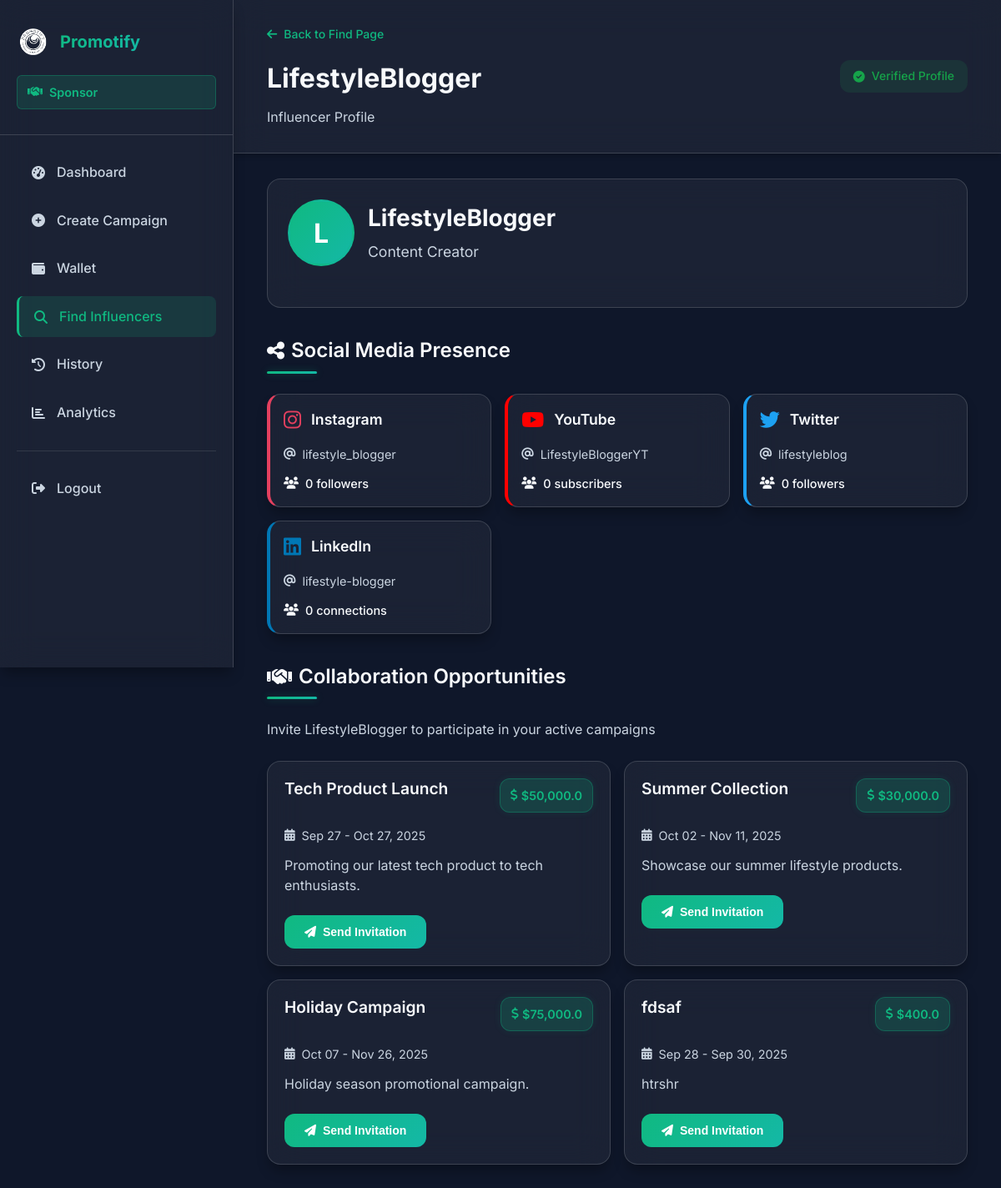
The app's page /sview_influencer/2 (signed in) with its own data.
### models.py (models this page shows, shortened)
class Influencer(db.Model):
    id = db.Column(db.Integer, primary_key=True)
    username = db.Column(db.String(15), unique=True, nullable=False)
    email = db.Column(db.String(30), unique=True, nullable=False)
    password = db.Column(db.String(10), nullable=False)
    instagram = db.Column(db.String(15), unique=True, nullable=True)
    linkedin = db.Column(db.String(20), unique=True, nullable=True)
    twitter = db.Column(db.String(20), unique=True, nullable=True)
    youtube = db.Column(db.String(20), unique=True, nullable=True)
    bio = db.Column(db.Text, nullable=True)
    niche = db.Column(db.String(100), nullable=True)  # Primary niche
    secondary_niches = db.Column(db.String(200), nullable=True)  # JSON string for multiple niches
    instagram_followers = db.Column(db.Integer, default=0)
    youtube_subscribers = db.Column(db.Integer, default=0)
    twitter_followers = db.Column(db.Integer, default=0)
    linkedin_connections = db.Column(db.Integer, default=0)
    instagram_url = db.Column(db.String(200), nullable=True)
    youtube_url = db.Column(db.String(200), nullable=True)
    twitter_url = db.Column(db.String(200), nullable=True)
    linkedin_url = db.Column(db.String(200), nullable=True)
    engagement_rate = db.Column(db.Float, default=0.0)  # Average engagement rate
    profile_verified = db.Column(db.Boolean, default=False)
    profile_picture = db.Column(db.String(200), nullable=True)  # Path to profile picture
    last_profile_update = db.Column(db.DateTime, default=datetime.utcnow)
    wallet_balance = db.Column(db.Float, default=0.0, nullable=False)
    bank_account = db.Column(db.String(20), nullable=True)
    ifsc_code = db.Column(db.String(11), nullable=True)
    date_joined = db.Column(db.DateTime, default=datetime.utcnow)
    campaigns = db.relationship('Campaign', secondary='application',
                                primaryjoin="and_(Influencer.id==Application.influencer_id, Application.status=='accepted')",
                                backref=db.backref('accepted_influencers', lazy='dynamic'))
    def get_total_followers(self):
        return sum([
            self.instagram_followers or 0,
            self.youtube_subscribers or 0,
            self.twitter_followers or 0,
            self.linkedin_connections or 0
        ])
    def get_secondary_niches_list(self):
        import json
        try:
            return json.loads(self.secondary_niches) if self.secondary_niches else []
        except:
            return []

class Campaign(db.Model):
    id = db.Column(db.Integer, primary_key=True)
    sponsor_id = db.Column(db.Integer, db.ForeignKey('sponsor.id', ondelete='CASCADE'), nullable=False)
    name = db.Column(db.String(15), nullable=False)
    description = db.Column(db.Text, nullable=True)
    start_date = db.Column(db.Date, nullable=False)
    end_date = db.Column(db.Date, nullable=False)
    budget = db.Column(db.Float, nullable=False)
    status = db.Column(db.String(50))
    created_at = db.Column(db.DateTime, default=datetime.utcnow)
    sponsor = db.relationship('Sponsor', backref=db.backref('campaigns', lazy=True, cascade='all, delete-orphan'))
    influencers = db.relationship('Influencer', secondary='application',
                                  primaryjoin="and_(Campaign.id==Application.campaign_id, Application.status=='accepted')",
                                  backref=db.backref('accepted_campaigns', lazy='dynamic'))

### routes.py (the view)
    @app.route('/sview_influencer/<int:influencer_id>')
    def sview_influencer_profile(influencer_id):
        if 'sponsor_id' not in session:
            flash('You need to log in first.', 'error')
            return redirect(url_for('spon_log'))
        sponsor = Sponsor.query.get(session['sponsor_id'])
        influencer = Influencer.query.get_or_404(influencer_id)
        search_query = request.args.get('search', '')
        campaign_context = request.args.get('campaign', '')
        sponsor_campaigns = Campaign.query.filter_by(
            sponsor_id=sponsor.id
        ).filter(
            Campaign.end_date >= datetime.now().date()
        ).all()
        return render_template('sponsor_view_influencer.html',
                               influencer=influencer,
                               sponsor=sponsor,
                               sponsor_campaigns=sponsor_campaigns,
                               search_query=search_query,
                               campaign_context=campaign_context)

### templates/sponsor_view_influencer.html (shortened to what this page needs)
<!DOCTYPE html>
<html lang="en">
<head>
    <link rel="stylesheet" href="{{ url_for('static', filename='css/sponsor_view_influencer.css') }}">
    <link rel="stylesheet" href="https://cdnjs.cloudflare.com/ajax/libs/font-awesome/6.4.0/css/all.min.css">
</head>
<body>
    <div class="background">
        <div class="shape shape-1"></div>
        <div class="shape shape-2"></div>
        <div class="shape shape-3"></div>
    </div>
    <aside class="sidebar">
        <div class="sidebar-header">
            <div class="logo">
                <img src="{{ url_for('static', filename='images/promotify.png') }}" alt="Promotify">
                <span class="logo-text">Promotify</span>
            </div>
            <div class="sponsor-badge">
                <i class="fas fa-handshake"></i>
                <span>Sponsor</span>
            </div>
        </div>
        <nav class="sidebar-nav">
            <ul>
                <li class="nav-item">
                    <a href="{{ url_for('spon_dash') }}" class="nav-link">
                        <i class="fas fa-tachometer-alt"></i>
                        <span>Dashboard</span>
                    </a>
                </li>
                <li class="nav-item">
                    <a href="{{ url_for('spon_camp') }}" class="nav-link">
                        <i class="fas fa-plus-circle"></i>
                        <span>Create Campaign</span>
                    </a>
                </li>
                <li class="nav-item">
                    <a href="{{ url_for('sponsor_wallet') }}" class="nav-link">
                        <i class="fas fa-wallet"></i>
                        <span>Wallet</span>
                    </a>
                </li>
                <li class="nav-item active">
                    <a href="{{ url_for('sfind') }}" class="nav-link">
                        <i class="fas fa-search"></i>
                        <span>Find Influencers</span>
                    </a>
                </li>
                <li class="nav-item">
                    <a href="{{ url_for('sponsor_history') }}" class="nav-link">
                        <i class="fas fa-history"></i>
                        <span>History</span>
                    </a>
                </li>
                <li class="nav-item">
                    <a href="{{ url_for('sstats') }}" class="nav-link">
                        <i class="fas fa-chart-bar"></i>
                        <span>Analytics</span>
                    </a>
                </li>
                <li class="nav-item logout">
                    <a href="{{ url_for('spon_logout') }}" class="nav-link">
                        <i class="fas fa-sign-out-alt"></i>
                        <span>Logout</span>
                    </a>
                </li>
            </ul>
        </nav>
    </aside>
    <main class="main-content">
        <header class="content-header">
            <div class="header-left">
                {% if campaign_context %}
                    <a href="{{ url_for('spon_dash') }}" class="back-btn">
                        <i class="fas fa-arrow-left"></i>
                        Back to Dashboard
                    </a>
                {% elif search_query %}
                    <a href="{{ url_for('sfind', search=search_query) }}" class="back-btn">
                        <i class="fas fa-arrow-left"></i>
                        Back to Search Results
                    </a>
                {% else %}
                    <a href="{{ url_for('sfind') }}" class="back-btn">
                        <i class="fas fa-arrow-left"></i>
                        Back to Find Page
                    </a>
                {% endif %}
                <h1>{{ influencer.username }}</h1>
                {% if campaign_context %}
                    <p class="header-subtitle">Applied for: {{ campaign_context }}</p>
                {% else %}
                    <p class="header-subtitle">Influencer Profile</p>
                {% endif %}
            </div>
            <div class="header-actions">
                <div class="verified-badge">
                    <i class="fas fa-check-circle"></i>
                    <span>Verified Profile</span>
                </div>
            </div>
        </header>
        <div class="content">
            <div class="profile-overview">
                <div class="profile-card">
                    <div class="profile-header">
                        <div class="profile-avatar">
                            {{ influencer.username[0].upper() }}
                        </div>
                        <div class="profile-info">
                            <h2 class="profile-name">{{ influencer.username }}</h2>
                            <p class="profile-role">Content Creator</p>
                        </div>
                    </div>
                </div>
            </div>
            <div class="social-media-section">
                <h2 class="section-title">
                    <i class="fas fa-share-alt"></i>
                    Social Media Presence
                </h2>
                <div class="social-platforms-grid">
                    {% if influencer.instagram or influencer.instagram_followers %}
                    <div class="social-platform instagram">
                        <div class="platform-header">
                            <i class="fab fa-instagram"></i>
                            <h3>Instagram</h3>
                        </div>
                        <div class="platform-details">
                            {% if influencer.instagram %}
                                <div class="platform-handle">
                                    <i class="fas fa-at"></i>
                                    <span>{{ influencer.instagram }}</span>
                                </div>
                            {% endif %}
                            <div class="platform-followers">
                                <i class="fas fa-users"></i>
                                <span>{{ "{:,}".format(influencer.instagram_followers) if influencer.instagram_followers else '0' }} followers</span>
                            </div>
                        </div>
                    </div>
                    {% endif %}
                    {% if influencer.youtube or influencer.youtube_subscribers %}
                    <div class="social-platform youtube">
                        <div class="platform-header">
                            <i class="fab fa-youtube"></i>
                            <h3>YouTube</h3>
                        </div>
                        <div class="platform-details">
                            {% if influencer.youtube %}
                                <div class="platform-handle">
                                    <i class="fas fa-at"></i>
                                    <span>{{ influencer.youtube }}</span>
                                </div>
                            {% endif %}
                            <div class="platform-followers">
                                <i class="fas fa-users"></i>
                                <span>{{ "{:,}".format(influencer.youtube_subscribers) if influencer.youtube_subscribers else '0' }} subscribers</span>
                            </div>
                        </div>
                    </div>
                    {% endif %}
                    {% if influencer.twitter or influencer.twitter_followers %}
                    <div class="social-platform twitter">
                        <div class="platform-header">
                            <i class="fab fa-twitter"></i>
                            <h3>Twitter</h3>
                        </div>
                        <div class="platform-details">
                            {% if influencer.twitter %}
                                <div class="platform-handle">
                                    <i class="fas fa-at"></i>
                                    <span>{{ influencer.twitter }}</span>
                                </div>
                            {% endif %}
                            <div class="platform-followers">
                                <i class="fas fa-users"></i>
                                <span>{{ "{:,}".format(influencer.twitter_followers) if influencer.twitter_followers else '0' }} followers</span>
                            </div>
                        </div>
                    </div>
                    {% endif %}
                    {% if influencer.linkedin or influencer.linkedin_connections %}
                    <div class="social-platform linkedin">
                        <div class="platform-header">
                            <i class="fab fa-linkedin"></i>
                            <h3>LinkedIn</h3>
                        </div>
                        <div class="platform-details">
                            {% if influencer.linkedin %}
                                <div class="platform-handle">
                                    <i class="fas fa-at"></i>
                                    <span>{{ influencer.linkedin }}</span>
                                </div>
                            {% endif %}
                            <div class="platform-followers">
                                <i class="fas fa-users"></i>
                                <span>{{ "{:,}".format(influencer.linkedin_connections) if influencer.linkedin_connections else '0' }} connections</span>
                            </div>
                        </div>
                    </div>
                    {% endif %}
                </div>
            </div>
            {% if sponsor_campaigns %}
            <div class="collaboration-section">
                <h2 class="section-title">
                    <i class="fas fa-handshake"></i>
                    Collaboration Opportunities
                </h2>
                <p class="section-subtitle">Invite {{ influencer.username }} to participate in your active campaigns</p>
                <div class="campaigns-grid">
                    {% for campaign in sponsor_campaigns %}
                    <div class="campaign-card">
                        <div class="campaign-header">
                            <h3 class="campaign-name">{{ campaign.name }}</h3>
                            <div class="campaign-budget">
                                <i class="fas fa-dollar-sign"></i>
                                ${{ "{:,}".format(campaign.budget) }}
                            </div>
                        </div>
                        <div class="campaign-details">
                            <div class="campaign-duration">
                                <i class="fas fa-calendar-alt"></i>
                                <span>{{ campaign.start_date.strftime('%b %d') }} - {{ campaign.end_date.strftime('%b %d, %Y') }}</span>
                            </div>
                            {% if campaign.description %}
                            <div class="campaign-description">
                                <p>{{ campaign.description[:150] }}{% if campaign.description|length > 150 %}...{% endif %}</p>
                            </div>
                            {% endif %}
                        </div>
                        <div class="campaign-actions">
                            <button class="btn btn-primary invite-btn" data-campaign-id="{{ campaign.id }}" data-influencer-id="{{ influencer.id }}">
                                <i class="fas fa-paper-plane"></i>
                                Send Invitation
                            </button>
                        </div>
                    </div>
                    {% endfor %}
                </div>
            </div>
            {% endif %}
        </div>
    </main>
</body>
</html>

### records on screen
Influencer: username "LifestyleBlogger", username "L", instagram "lifestyle_blogger", instagram_followers "0", youtube "LifestyleBloggerYT", youtube_subscribers "0", twitter "lifestyleblog", twitter_followers "0", linkedin "lifestyle-blogger", linkedin_connections "0"
Campaign: name "Tech Product Launch", budget "50,000.0", start_date "Sep 27", end_date "Oct 27, 2025", description "Promoting our latest tech product to tech enthusiasts."
Campaign: name "Summer Collection", budget "30,000.0", start_date "Oct 02", end_date "Nov 11, 2025", description "Showcase our summer lifestyle products."
Campaign: name "Holiday Campaign", budget "75,000.0", start_date "Oct 07", end_date "Nov 26, 2025", description "Holiday season promotional campaign."
Campaign: name "fdsaf", budget "400.0", start_date "Sep 28", end_date "Sep 30, 2025", description "htrshr"
